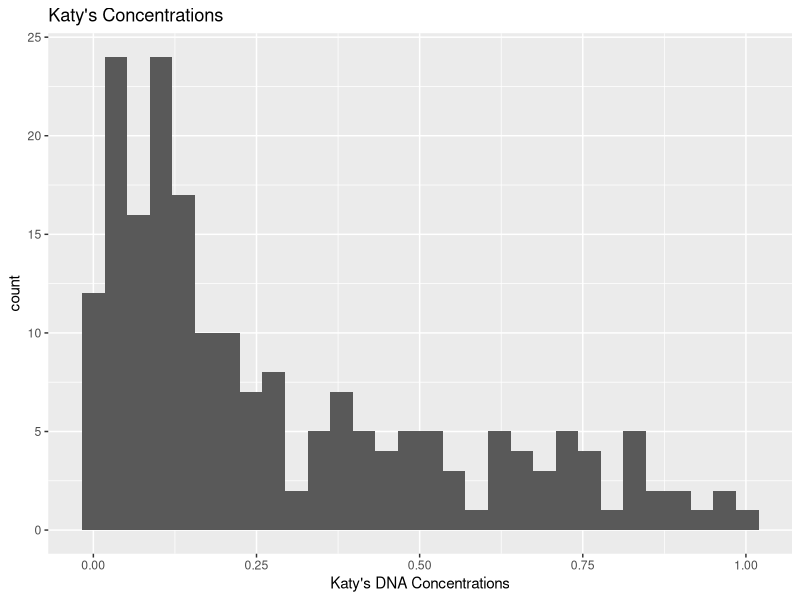
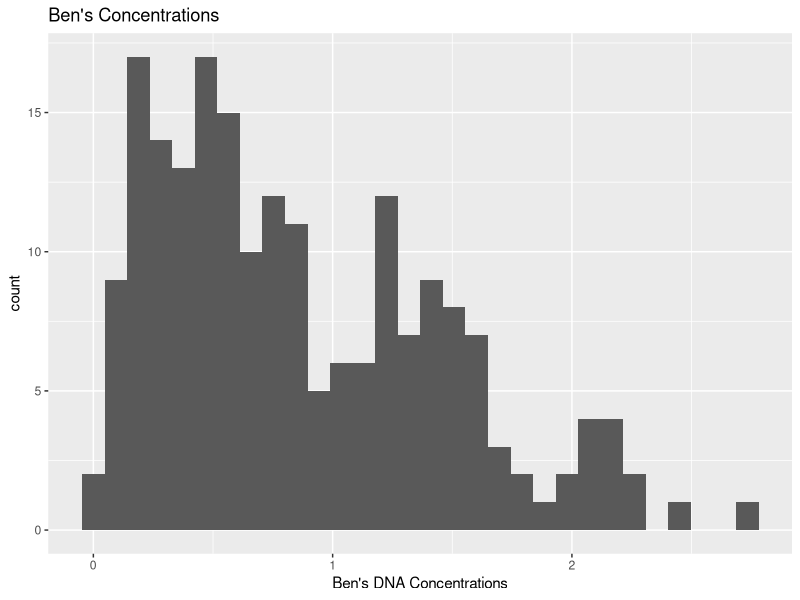
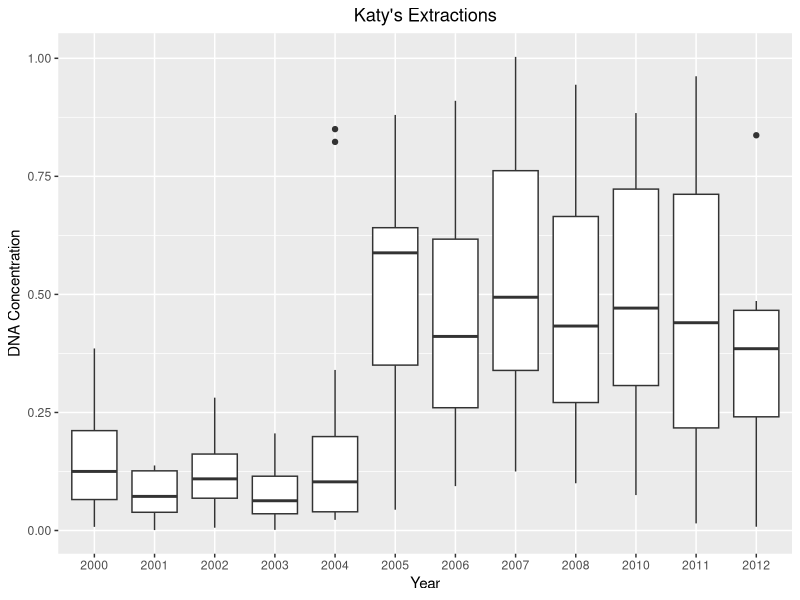
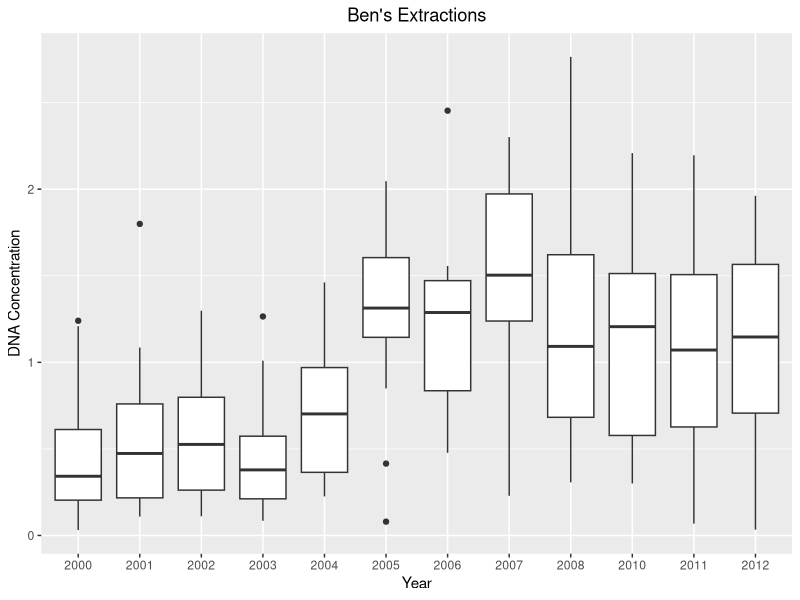
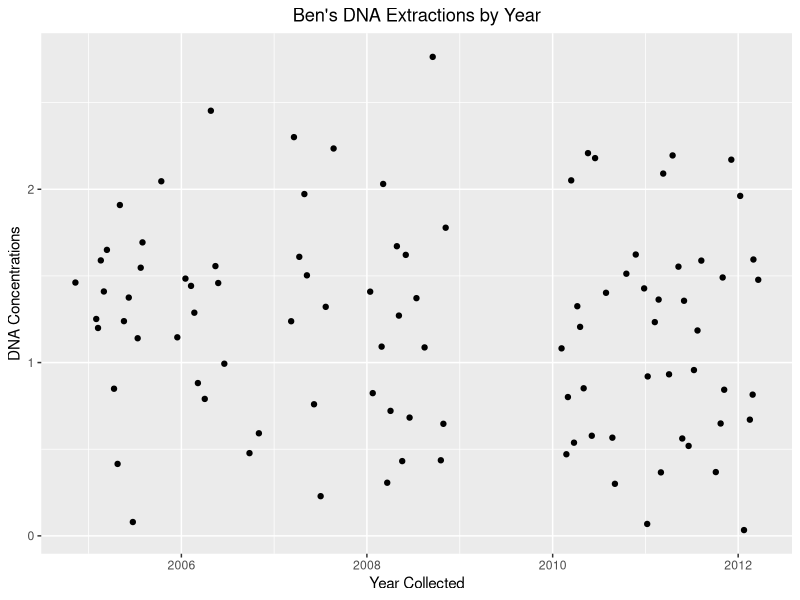
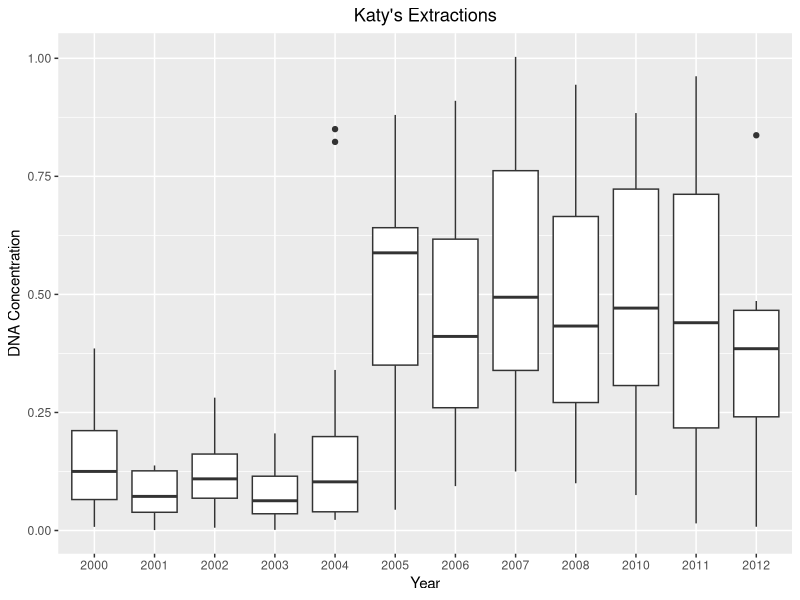
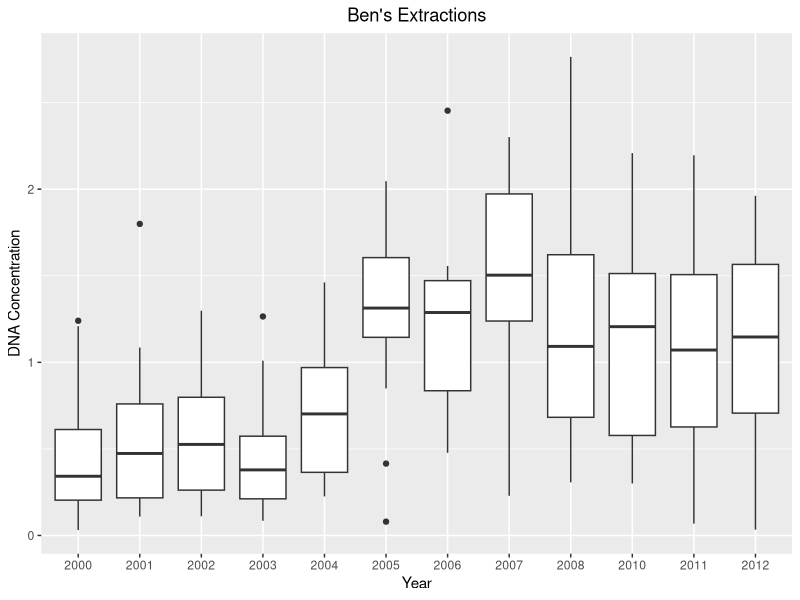
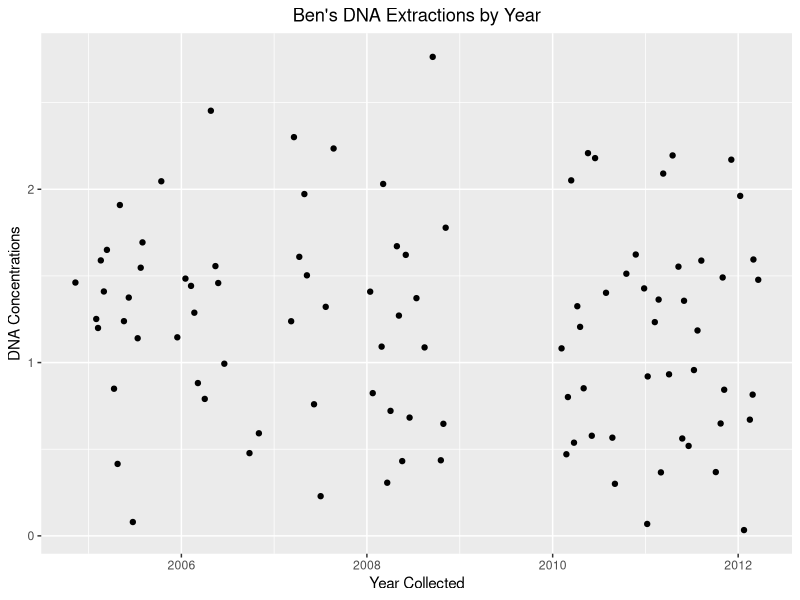

Here is the R script that generated these plots, in order:
library(tidyverse)

##Once you get the file loaded into an R object as a data frame, feel free to do some exploratory visualizations or summaries to get a feel for the data if you like.
##Your first task, though, is to create separate histograms of the DNA concentrations for Katy and Ben. Make sure to add nice labels to these (x-axis and main title).

df <- read.csv("./DNA_Conc_by_Extraction_Date.csv")

ggplot(df, aes(x=DNA_Concentration_Katy)) +
  geom_histogram()+
  labs(title="Katy's Concentrations", x="Katy's DNA Concentrations")

ggplot(df, aes(x=DNA_Concentration_Ben)) +
  geom_histogram()+ 
  labs(title="Ben's Concentrations", x="Ben's DNA Concentrations")

##II. 	
##Your second task is to look at DNA concentrations from the different extraction years. 
##One way to do this is a separate figure for each student is demonstrated in those two files:	ZAHN_Plot1.jpeg and ZAHN_Plot2.jpeg 
##Open those files in some image viewing program and take a look. I'd like you to re-create these exactly, including the labels.
##This is tricky, so I'll give a hint: the plot() function behaves differently depending on the classes of vectors that are given to it.

# III.
# Once you have your code for creating the figures correctly, you need to save those two images in YOUR Exam_1 directory. Name them similarly to how I named mine, but with your LASTNAME
# Make sure your code is saving the files. Don't do it manually with the mouse!
# 

ggplot(df, aes(x=as.character(Year_Collected), y=DNA_Concentration_Katy))+
  geom_boxplot()+
  labs(title="Katy's Extractions", x="Year", y="DNA Concentration") +
  theme(plot.title=element_text(hjust=.5))
ggsave("./EDWARDS_Plot1.jpg")

ggplot(df, aes(x=as.character(Year_Collected), y=DNA_Concentration_Ben))+
  geom_boxplot()+
  labs(title="Ben's Extractions", x="Year", y="DNA Concentration") +
  theme(plot.title=element_text(hjust=.5))
ggsave("./EDWARDS_Plot2.jpg")


##IV.
##Take a look at Ben's concentrations vs Katy's concentrations. You can do this however you like... with a plot or with summary stats or both.
##It looks like Ben had consistently higher DNA yields than Katy did...but surely it wasn't uniformly better, right? With some samples, he only had a marginal improvement over Katy.
##With other samples, he had a relatively massive improvement over her.
##Your task here is to write some code that tells us: in which extraction YEAR, was Ben's performance the lowest RELATIVE TO Katy's performance?

difference <- df$DNA_Concentration_Ben - df$DNA_Concentration_Katy


max.difference <- which(difference == max(difference))


df[max.difference,"Year_Collected"]


##V.
##Do another subset of the data for me. Subset the data frame so it's just the "Downstairs" lab.
##Now, make a scatterplot of the downstairs lab data such that "Date_Collected" is on the x-axis and 
#"DNA_Concentration_Ben" is on the y-axis. Save this scatterplot as "Ben_DNA_over_time.jpg" in your Exam_1 
#directory. See the file "Downstairs.jpg" for an example of how yours should look. If it looks different, you 
#might need to do some class conversions so the plot() function treats things correctly. HintHintHint: POSIXct

downstairs <- df[df$Lab == "Downstairs",]

ggplot(downstairs, aes(x=as.POSIXct(Date_Collected), y=DNA_Concentration_Ben)) +
  geom_point() +
  labs(title="Ben's DNA Extractions by Year", x="Year Collected", y="DNA Concentrations") +
  theme(plot.title = element_text(hjust = .5))
ggsave("./Ben_DNA_Over_Time.jpg")


#VI.
#For this final (BONUS) problem, let's just look at Ben's DNA concentration values. I 
#think Katy messed up her PCRs, and at any rate, we can't use them for sequencing.
#Besides, our original purpose for this experiment was to see if DNA extractions sitting in a freezer degraded over time.
#To that end, I want you to make a new data frame (just using Ben's values) that has one 
#column containing the years that DNA extractions were made, 
#and another column that contains the AVERAGE of the values within that year.  
#Just to be clear, this data frame should have only 12 rows (one for each year)! You will need to 
#find a way to take the average of Ben's DNA values in each separate year. 
#A for-loop, or repeated subsetting, or some other way...
#Once you have this new data frame of averages by year, write some code that shows which extraction 
#year has the highest average DNA concentration (and what that concentration is) and then save the 12-row 
#dataframe as a new csv file called "Ben_Average_Conc.csv"


ben2000 <- mean(df[df$Year_Collected == 2000,"DNA_Concentration_Ben"])
ben2001 <- mean(df[df$Year_Collected == 2001,"DNA_Concentration_Ben"])
ben2002 <- mean(df[df$Year_Collected == 2002,"DNA_Concentration_Ben"])
ben2003 <- mean(df[df$Year_Collected == 2003,"DNA_Concentration_Ben"])
ben2004 <- mean(df[df$Year_Collected == 2004,"DNA_Concentration_Ben"])
ben2005 <- mean(df[df$Year_Collected == 2005,"DNA_Concentration_Ben"])
ben2006 <- mean(df[df$Year_Collected == 2006,"DNA_Concentration_Ben"])
ben2007 <- mean(df[df$Year_Collected == 2007,"DNA_Concentration_Ben"])
ben2008 <- mean(df[df$Year_Collected == 2008,"DNA_Concentration_Ben"])
ben2010 <- mean(df[df$Year_Collected == 2010,"DNA_Concentration_Ben"])
ben2011 <- mean(df[df$Year_Collected == 2011,"DNA_Concentration_Ben"])
ben2012 <- mean(df[df$Year_Collected == 2012,"DNA_Concentration_Ben"])


vec <- c(ben2000,ben2001,ben2002,ben2003,ben2004,ben2005,ben2006,
         ben2007,ben2008,ben2010,ben2011,ben2012)


ben_dat <- data.frame(Year = levels(as.factor(df$Year_Collected)),
                      Ben_Mean = vec)

ben_dat

max.row <- which(ben_dat$Ben_Mean == max(ben_dat$Ben_Mean))


ben_dat[max.row,]

write.csv(ben_dat, file = "./Ben_Average_Conc.csv")
